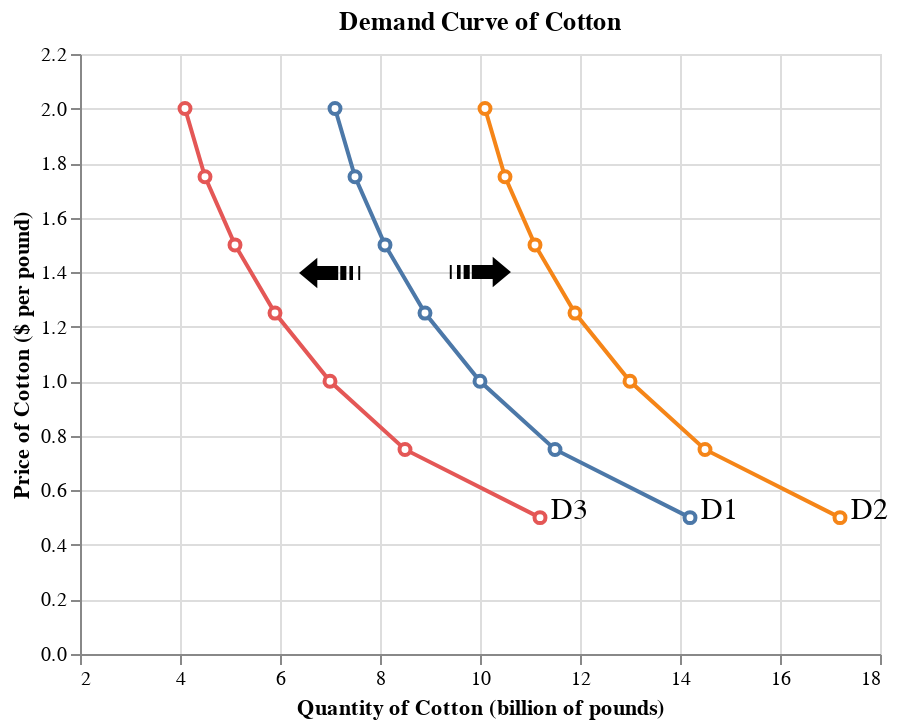

Notebook source saved alongside this figure:
### Markdown cell above
## Shifts in Demand

> When the *ceteris paribus* assumption is dropped, movement no longer occurs along the demand curve. The entire demand curve shifts, which means the quantity demanded changes at any given price.

### Code cell
df_demand['quantity2'] = df_demand['quantity'] + 3
df_demand['quantity3'] = df_demand['quantity'] - 3
df_demand_fig = pd.melt(df_demand, id_vars=['price'], value_vars=['quantity', 'quantity2', 'quantity3'])
fig2 = alt.Chart(df_demand_fig).mark_line(point=alt.OverlayMarkDef(filled=False, fill='white')).encode(
    alt.X('value', title='Quantity of Cotton (billion of pounds)', scale=alt.Scale(domain=[3,18])),
    alt.Y('price', title='Price of Cotton ($ per pound)', scale=alt.Scale(domain=[0,2.2])),
    alt.Color('variable', legend=None)
).properties(title='Demand Curve of Cotton')

text1 = alt.Chart({'values':[{'x': 14.8, 'y': 0.53}]}).mark_text(
    text='D1',
    fontSize=15
).encode(x='x:Q', y='y:Q')

text2 = alt.Chart({'values':[{'x': 17.8, 'y': 0.53}]}).mark_text(
    text='D2',
    fontSize=15
).encode(x='x:Q', y='y:Q')

text3 = alt.Chart({'values':[{'x': 11.8, 'y': 0.53}]}).mark_text(
    text='D3',
    fontSize=15
).encode(x='x:Q', y='y:Q')

text4 = alt.Chart({'values':[{'x': 10, 'y': 1.385}]}).mark_text(
    text='➟',
    fontSize=40
).encode(x='x:Q', y='y:Q')

text5 = alt.Chart({'values':[{'x': 7, 'y': 1.41}]}).mark_text(
    text='➟',
    fontSize=40,
    angle=180 
).encode(x='x:Q', y='y:Q')

fig2+text1+text2+text3+text4+text5

### Figure 1 — Vega-Lite specification as saved in the notebook (floating-point values rounded to 4 significant figures)
{"config": {"view": {"continuousWidth": 400, "continuousHeight": 300}}, "layer": [{"data": {"name": "data-130dbeb3beee45e8d26eb8ff306d806e"}, "mark": {"type": "line", "point": {"fill": "white", "filled": false}}, "encoding": {"color": {"type": "nominal", "field": "variable", "legend": null}, "x": {"type": "quantitative", "field": "value", "scale": {"domain": [3, 18]}, "title": "Quantity of Cotton (billion of pounds)"}, "y": {"type": "quantitative", "field": "price", "scale": {"domain": [0, 2.2]}, "title": "Price of Cotton ($ per pound)"}}, "title": "Demand Curve of Cotton"}, {"data": {"name": "data-fb117b2b88435d3de64457e11dba13ed"}, "mark": {"type": "text", "fontSize": 15, "text": "D1"}, "encoding": {"x": {"type": "quantitative", "field": "x"}, "y": {"type": "quantitative", "field": "y"}}}, {"data": {"name": "data-83d2081b03a13643c9b4b058c4afee1e"}, "mark": {"type": "text", "fontSize": 15, "text": "D2"}, "encoding": {"x": {"type": "quantitative", "field": "x"}, "y": {"type": "quantitative", "field": "y"}}}, {"data": {"name": "data-9d30851d63e02f659e4c4e7023f0645f"}, "mark": {"type": "text", "fontSize": 15, "text": "D3"}, "encoding": {"x": {"type": "quantitative", "field": "x"}, "y": {"type": "quantitative", "field": "y"}}}, {"data": {"name": "data-b6355ffa4b12057feed568e3541f5ad6"}, "mark": {"type": "text", "fontSize": 40, "text": "➟"}, "encoding": {"x": {"type": "quantitative", "field": "x"}, "y": {"type": "quantitative", "field": "y"}}}, {"data": {"name": "data-bd81fc6837d11eb1547f2ff699464ea8"}, "mark": {"type": "text", "angle": 180, "fontSize": 40, "text": "➟"}, "encoding": {"x": {"type": "quantitative", "field": "x"}, "y": {"type": "quantitative", "field": "y"}}}], "$schema": "https://vega.github.io/schema/vega-lite/v4.8.1.json", "datasets": {"data-130dbeb3beee45e8d26eb8ff306d806e": [{"price": 2.0, "variable": "quantity", "value": 7.1}, {"price": 1.75, "variable": "quantity", "value": 7.5}, {"price": 1.5, "variable": "quantity", "value": 8.1}, {"price": 1.25, "variable": "quantity", "value": 8.9}, {"price": 1.0, "variable": "quantity", "value": 10.0}, {"price": 0.75, "variable": "quantity", "value": 11.5}, {"price": 0.5, "variable": "quantity", "value": 14.2}, {"price": 2.0, "variable": "quantity2", "value": 10.1}, {"price": 1.75, "variable": "quantity2", "value": 10.5}, {"price": 1.5, "variable": "quantity2", "value": 11.1}, {"price": 1.25, "variable": "quantity2", "value": 11.9}, {"price": 1.0, "variable": "quantity2", "value": 13.0}, {"price": 0.75, "variable": "quantity2", "value": 14.5}, {"price": 0.5, "variable": "quantity2", "value": 17.2}, {"price": 2.0, "variable": "quantity3", "value": 4.1}, {"price": 1.75, "variable": "quantity3", "value": 4.5}, {"price": 1.5, "variable": "quantity3", "value": 5.1}, {"price": 1.25, "variable": "quantity3", "value": 5.9}, {"price": 1.0, "variable": "quantity3", "value": 7.0}, {"price": 0.75, "variable": "quantity3", "value": 8.5}, {"price": 0.5, "variable": "quantity3", "value": 11.2}], "data-fb117b2b88435d3de64457e11dba13ed": [{"x": 14.8, "y": 0.53}], "data-83d2081b03a13643c9b4b058c4afee1e": [{"x": 17.8, "y": 0.53}], "data-9d30851d63e02f659e4c4e7023f0645f": [{"x": 11.8, "y": 0.53}], "data-b6355ffa4b12057feed568e3541f5ad6": [{"x": 10, "y": 1.385}], "data-bd81fc6837d11eb1547f2ff699464ea8": [{"x": 7, "y": 1.41}]}}
